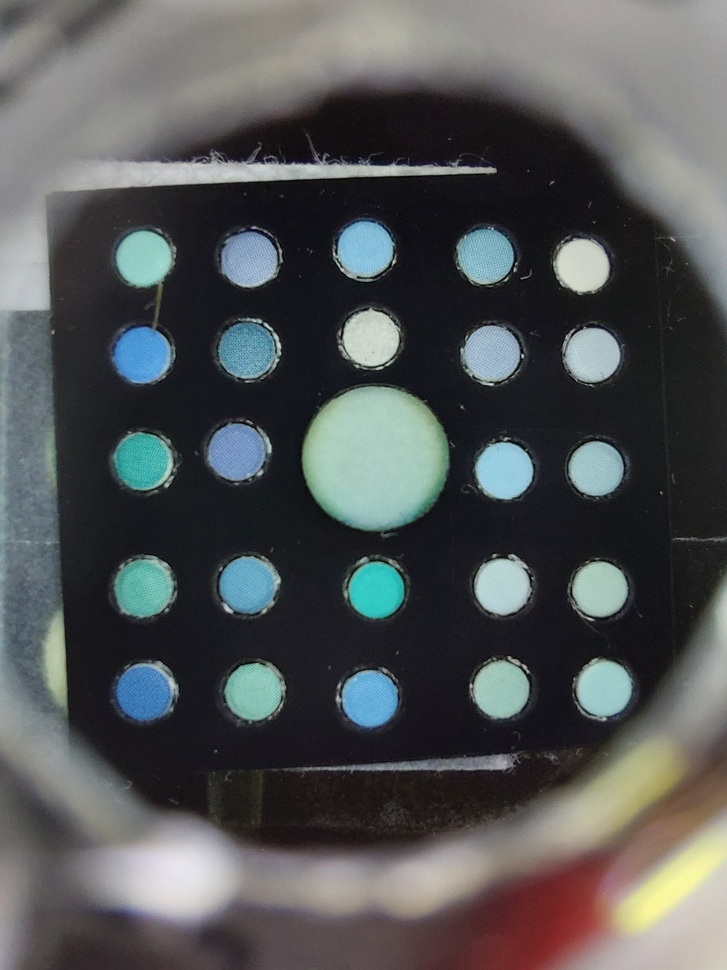
#> input picture Full_image/0/0_1.jpg, 727 x 970 px, shrunk from 1932 x 2576 before the run, found by its file name
$ python -i Feature_extraction.py   (imports and definitions only)
#> lines starting #> are read from the running program, lines starting #| are printed output that depends on the picture; after the words box and inside, x2 and y2 are one past the last pixel; in counts of white or black regions, pixels touching at a corner belong together
# This is the code for feature extraction module
# The module will only take in images that are cut and calibrated by the first two modules
import cv2
import numpy as np


def feature_extraction(image_directory='Images/Artificial_Saliva/train/0_1.jpg'):
#> called with image_directory = 'Images/Artificial_Saliva/train/0_1.jpg'
    image = cv2.imread(image_directory)
#> image is the input picture: shape (970, 727, 3); mean B, G, R 86.3, 85.5, 82.9
    B, G, R = cv2.split(image)
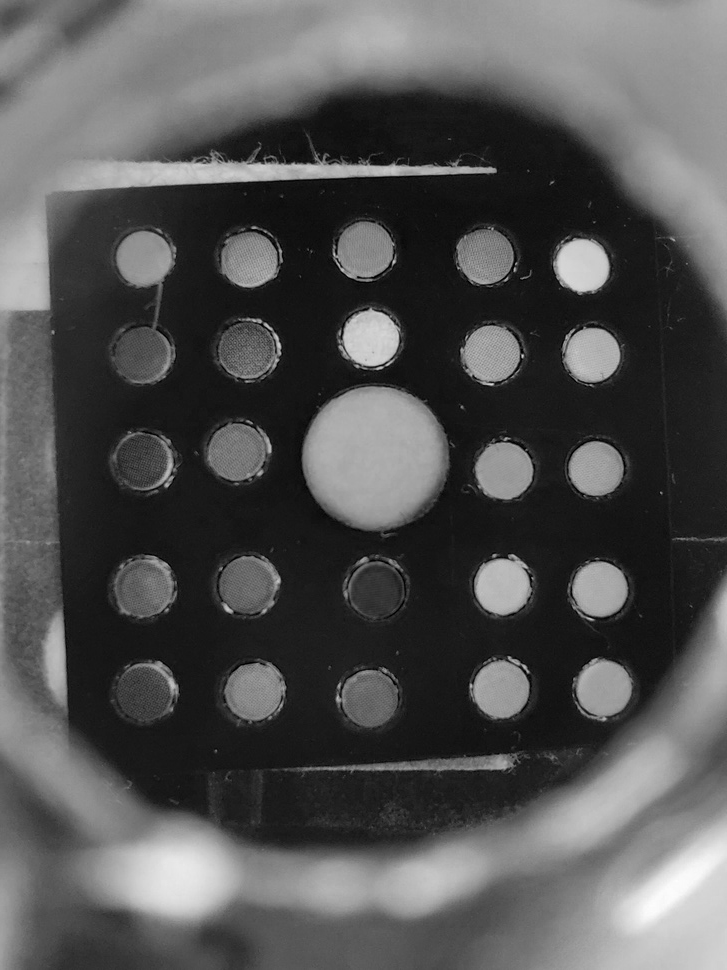
#> R: shape (970, 727); min 0, max 253, mean 82.9
    gray = cv2.cvtColor(image, cv2.COLOR_BGR2GRAY)
    mask = np.zeros_like(B)
    x, y = mask.shape
#> x = 970; y = 727
    cv2.circle(mask, (x // 2, y // 2), x // 2, 255, -1)
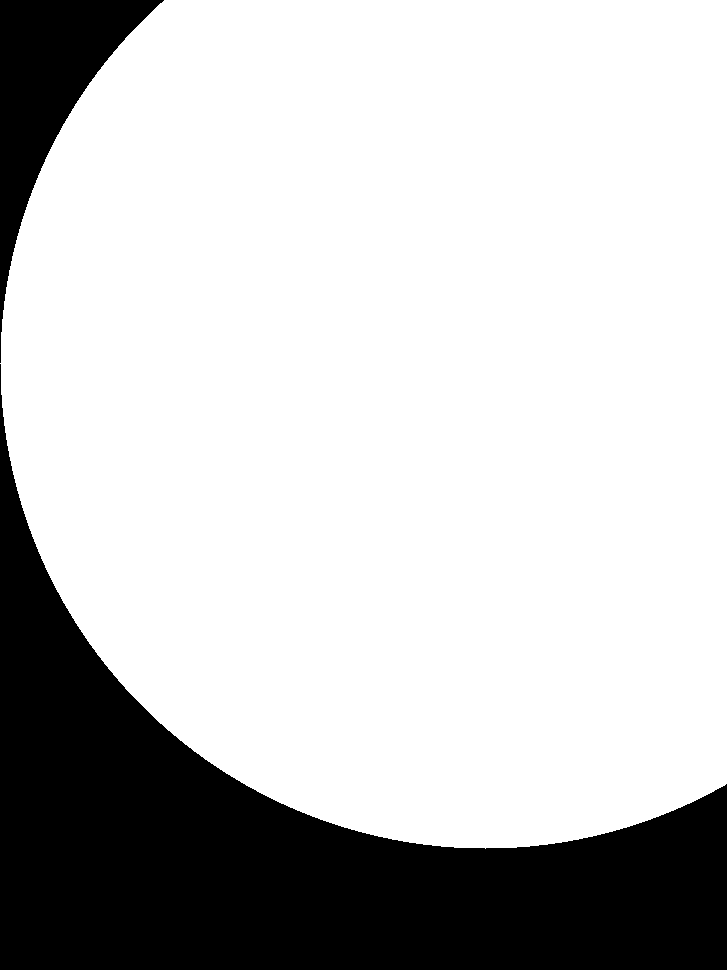
#> mask: shape (970, 727); 76.9% white; 2 black regions, box (x1, y1, x2, y2) and area: (0, 364, 727, 970) 144112, (0, 0, 164, 363) 18482
    hsi = cv2.cvtColor(image, cv2.COLOR_BGR2HSV)
#> hsi: shape (970, 727, 3); mean H, S, V 87.8, 42, 92.1
    H, S, I = cv2.split(hsi)
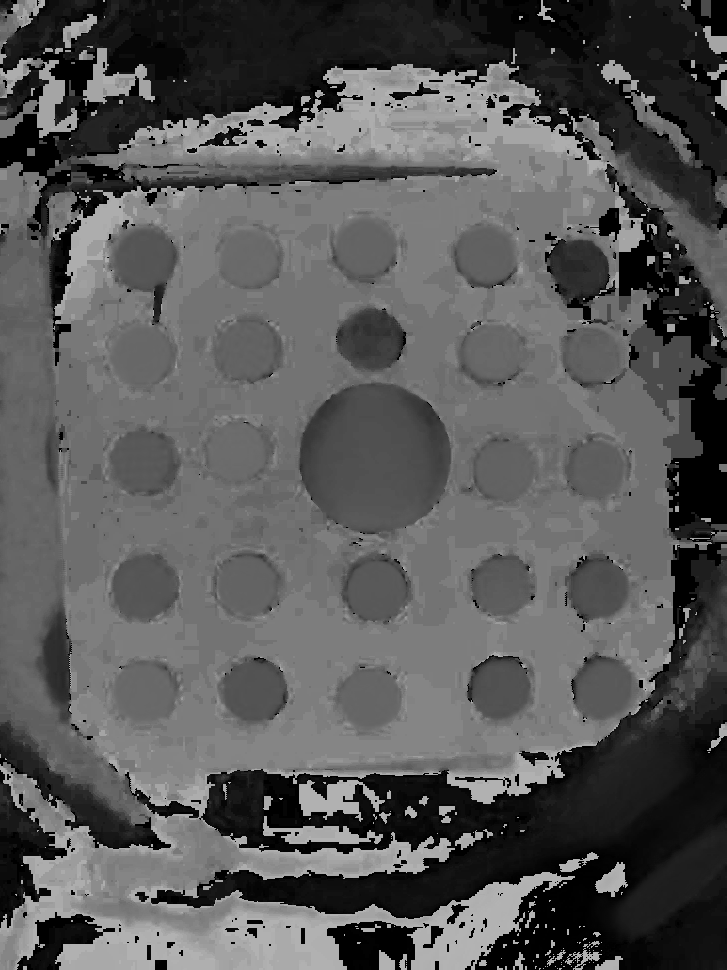
#> H: shape (970, 727); min 0, max 179, mean 87.8
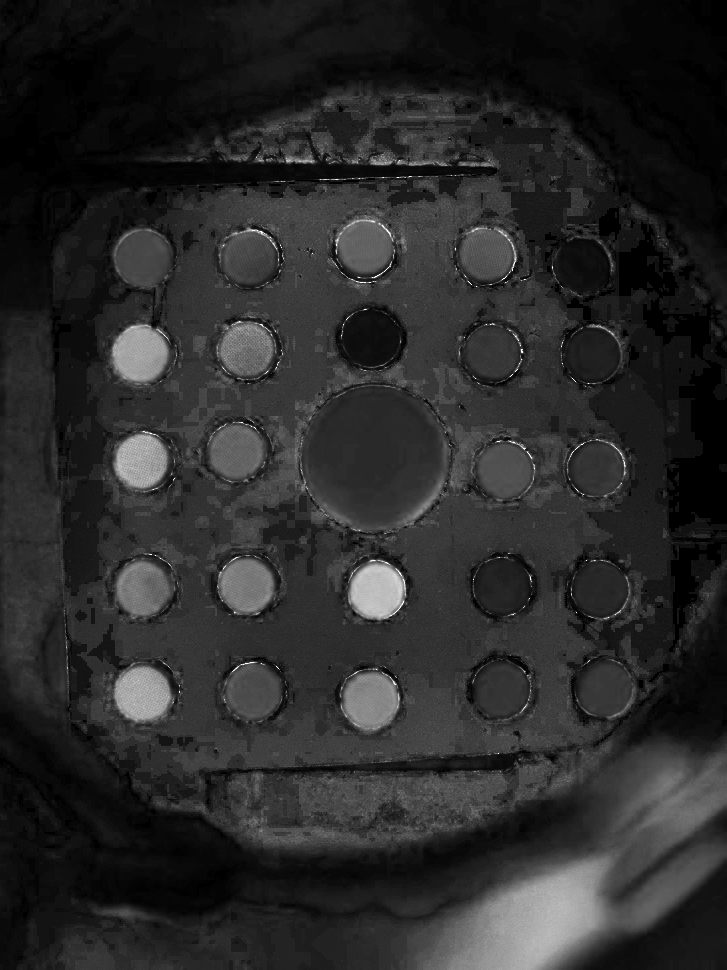
#> S: shape (970, 727); min 0, max 255, mean 42
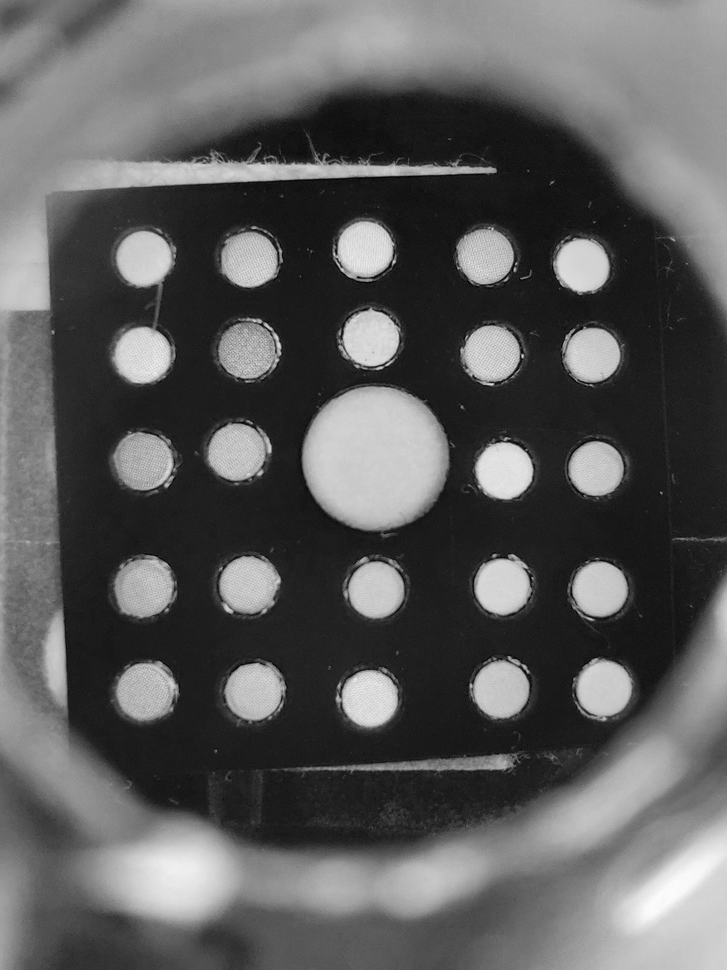
#> I: shape (970, 727); min 1, max 253, mean 92.1
    mean_B = cv2.mean(B, mask)[0]
#> mean_B = 80.2
    mean_G = cv2.mean(G, mask)[0]
#> mean_G = 78.61
    mean_R = cv2.mean(R, mask)[0]
#> mean_R = 72.41
    mean_gray = cv2.mean(gray, mask)[0]
#> mean_gray = 76.93
    mean_H = cv2.mean(H, mask)[0]
#> mean_H = 89.85
    mean_S = cv2.mean(S, mask)[0]
#> mean_S = 42.37
    average_color = np.mean(image[mask > 0], axis=0)
#> average_color = [80.2, 78.61, 72.41]
    difference = np.subtract(image, average_color)
    squared_difference = np.square(difference)
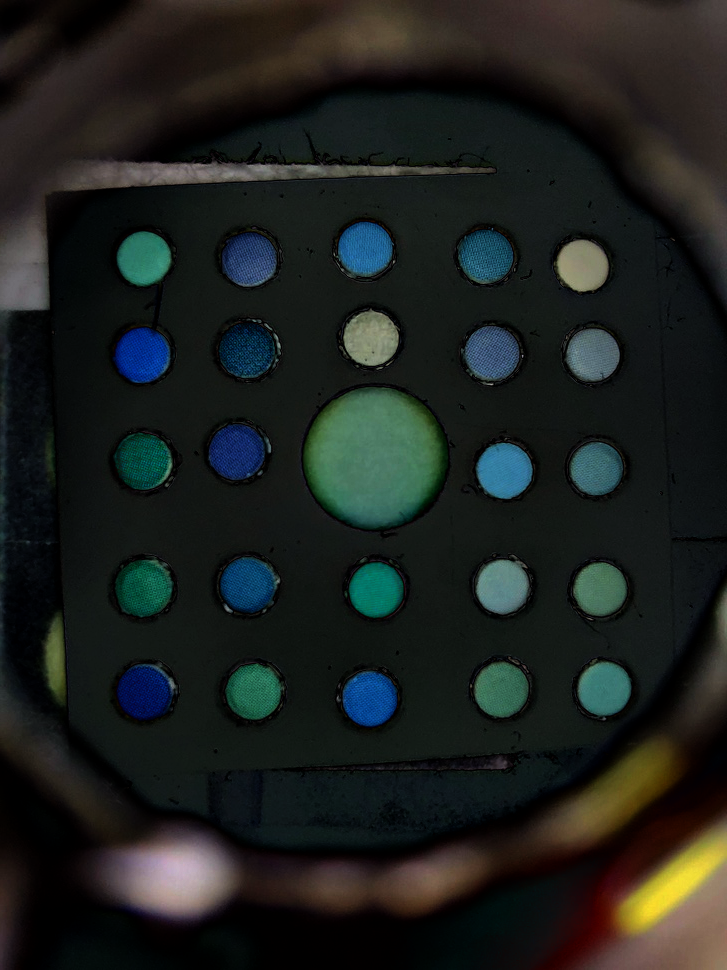
#> squared_difference: shape (970, 727, 3) float64; mean B, G, R 3899, 4233.7, 3722.4; drawn with min black and max white
    mse = np.mean(squared_difference[mask > 0])
#> mse = 3917.8
    return [mean_R, mean_G, mean_B, mean_gray, mean_H, mean_S, mse]

>>> result = feature_extraction()
#> result = [72.41, 78.61, 80.2, 76.93, 89.85, 42.37, 3917.8]

$ run again, with Full_image/0/0_10.jpg copied over Full_image/0/0_1.jpg
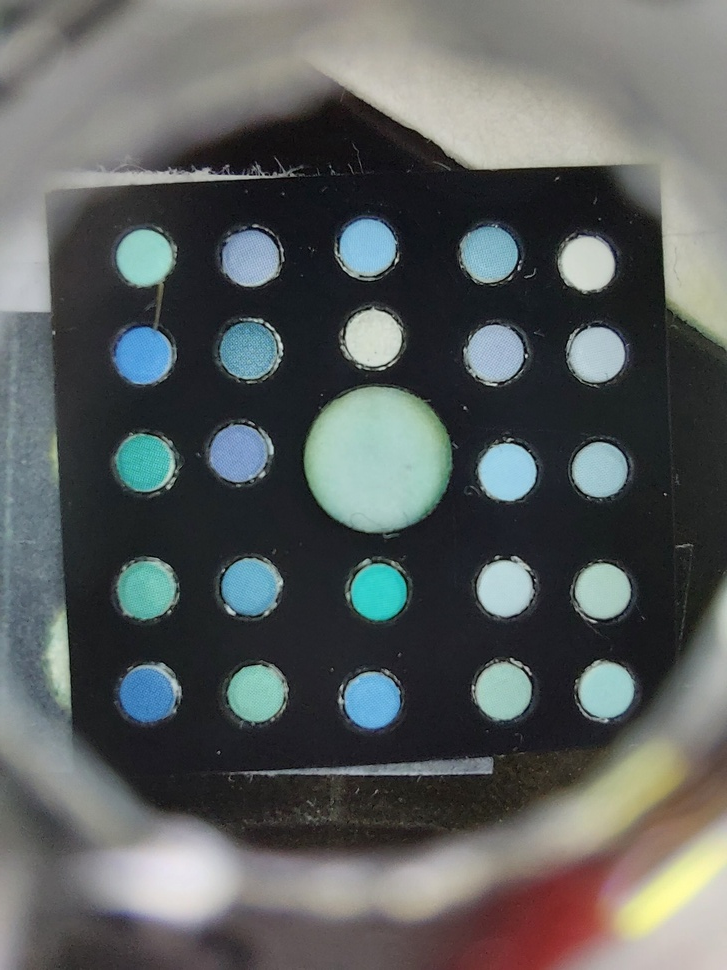
#> input picture Full_image/0/0_10.jpg, 727 x 970 px, shrunk from 1932 x 2576 before the run, found by its file name
#> in feature_extraction, image is the input picture: shape (970, 727, 3); mean B, G, R 93.8, 94.1, 89.9
#> mask: shape (970, 727); 76.9% white; 2 black regions, box (x1, y1, x2, y2) and area: (0, 364, 727, 970) 144112, (0, 0, 164, 363) 18482
#> hsi: shape (970, 727, 3); mean H, S, V 79.4, 40.4, 99.9
#> in feature_extraction, `H, S, I = cv2.split(hsi)`:
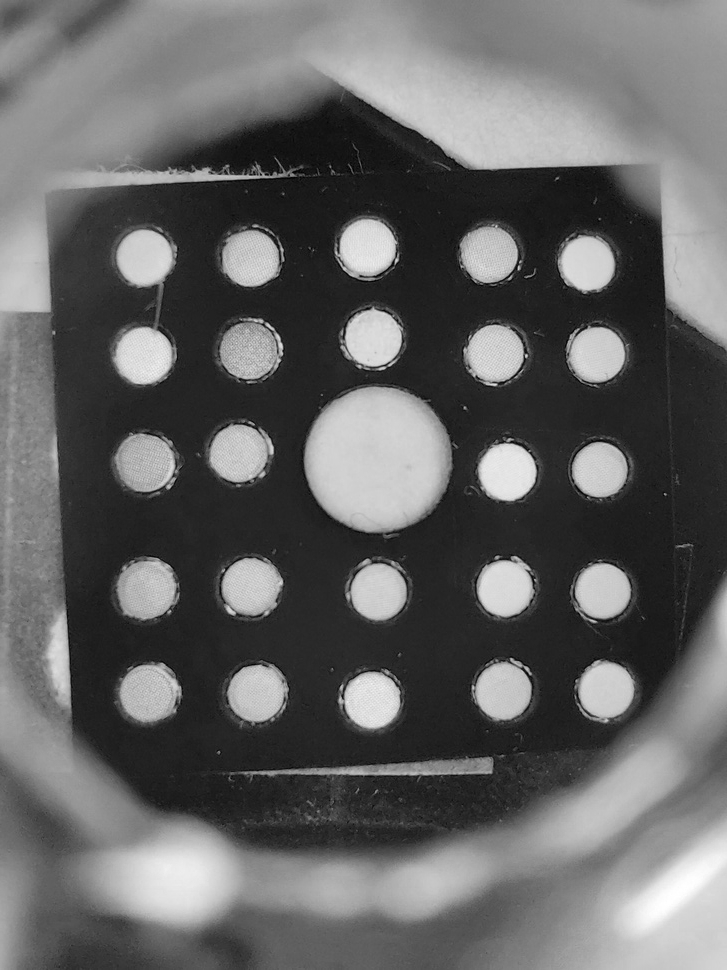
#> I: shape (970, 727); min 0, max 255, mean 99.9
#> mean_B = 88.17
#> mean_G = 87.85
#> mean_R = 80.07
#> mean_gray = 85.54
#> mean_H = 81.42
#> mean_S = 41.92
#> average_color = [88.17, 87.85, 80.07]
#> in feature_extraction, `squared_difference = np.square(difference)`:
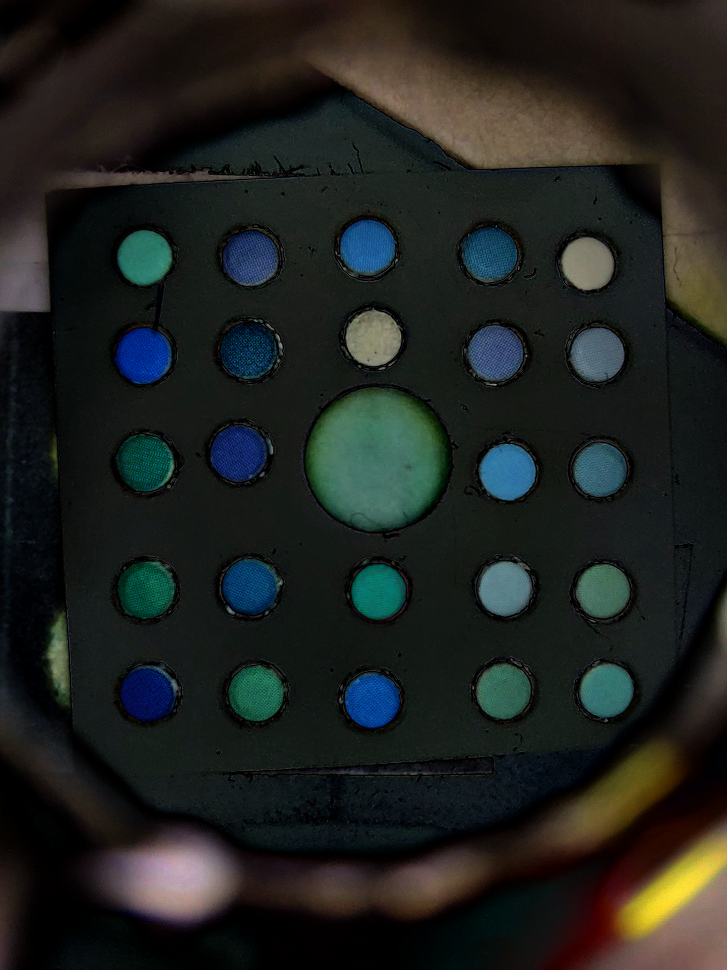
#> squared_difference: shape (970, 727, 3) float64; mean B, G, R 3799.7, 4136.2, 3748.6; drawn with min black and max white
#> mse = 3932.4
#> result = [80.07, 87.85, 88.17, 85.54, 81.42, 41.92, 3932.4]
